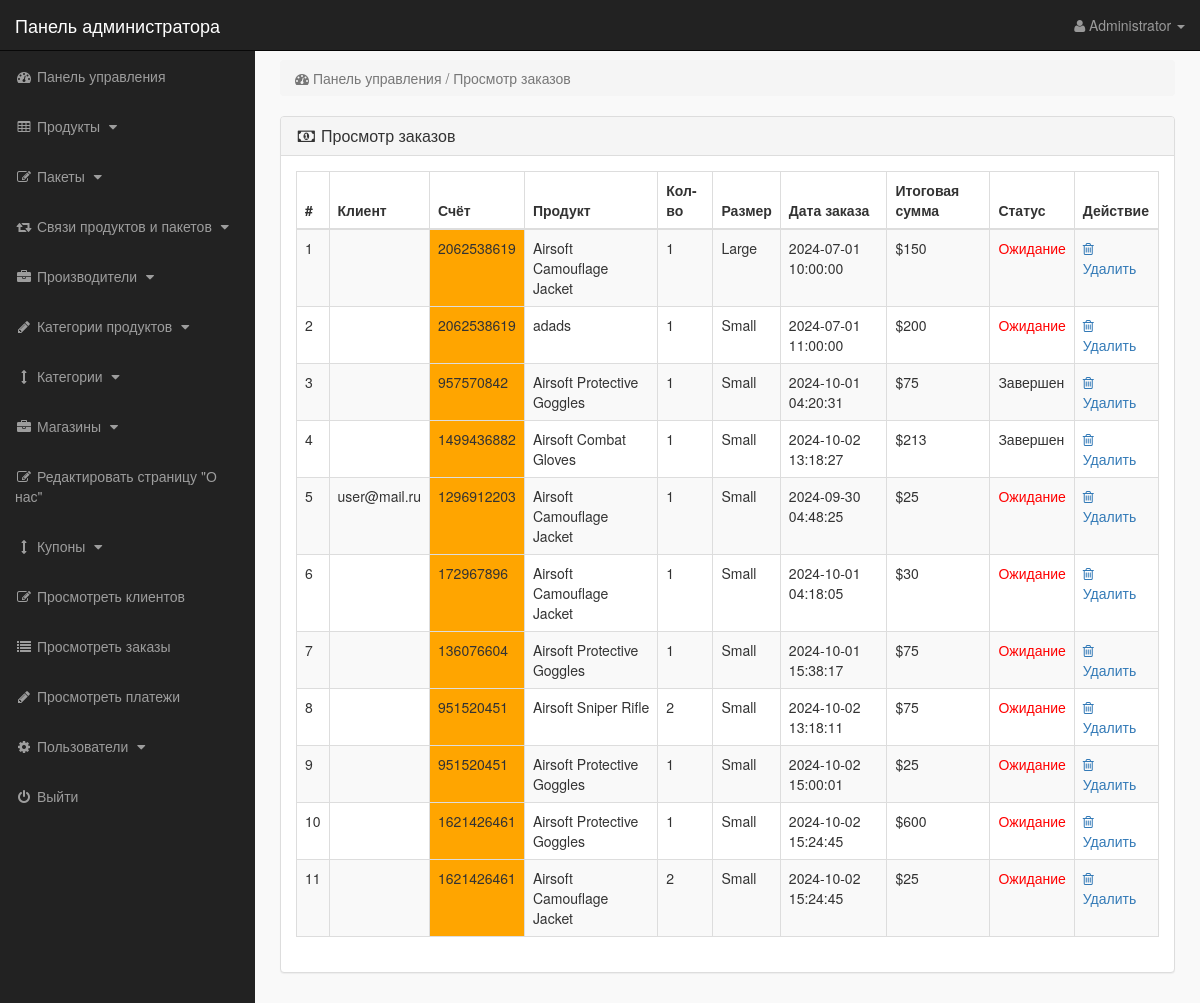
/admin_area/index.php?view_orders (signed in), run on the app's committed database.
### tables this page shows
CREATE TABLE `pending_orders` (
  `order_id` int(11) NOT NULL,
  `customer_id` int(11) NOT NULL,
  `invoice_no` varchar(255) NOT NULL,
  `product_id` int(11) NOT NULL,
  `qty` int(11) NOT NULL,
  `size` varchar(255) NOT NULL,
  `order_status` varchar(255) NOT NULL
);

CREATE TABLE `products` (
  `product_id` int(10) NOT NULL,
  `p_cat_id` int(10) NOT NULL,
  `cat_id` int(10) NOT NULL,
  `manufacturer_id` int(10) NOT NULL,
  `date` timestamp NOT NULL DEFAULT current_timestamp() ON UPDATE current_timestamp(),
  `product_title` mediumtext NOT NULL,
  `product_url` mediumtext NOT NULL,
  `product_img1` mediumtext NOT NULL,
  `product_img2` mediumtext NOT NULL,
  `product_img3` mediumtext NOT NULL,
  `product_price` int(10) NOT NULL,
  `product_psp_price` int(100) NOT NULL,
  `product_desc` mediumtext NOT NULL,
  `product_features` mediumtext NOT NULL,
  `product_video` mediumtext NOT NULL,
  `product_keywords` mediumtext NOT NULL,
  `product_label` mediumtext NOT NULL,
  `status` varchar(255) NOT NULL
);

CREATE TABLE `customer_orders` (
  `order_id` int(10) NOT NULL,
  `customer_id` int(10) NOT NULL,
  `due_amount` int(100) NOT NULL,
  `invoice_no` int(100) NOT NULL,
  `qty` int(10) NOT NULL,
  `size` text NOT NULL,
  `order_date` timestamp NOT NULL DEFAULT current_timestamp() ON UPDATE current_timestamp(),
  `order_status` text NOT NULL
);

CREATE TABLE `customers` (
  `customer_id` int(10) NOT NULL,
  `customer_name` varchar(255) NOT NULL,
  `customer_email` varchar(255) NOT NULL,
  `customer_pass` varchar(255) NOT NULL,
  `customer_country` text NOT NULL,
  `customer_city` text NOT NULL,
  `customer_contact` varchar(255) NOT NULL,
  `customer_address` text NOT NULL,
  `customer_image` text NOT NULL,
  `customer_ip` varchar(255) NOT NULL,
  `customer_confirm_code` text NOT NULL
);

### admin_area/view_orders.php (the view)
<?php
if (!isset($_SESSION['admin_email'])) {
    echo "<script>window.open('login.php','_self')</script>";
} else {
?>
<div class="row">
    <div class="col-lg-12">
        <ol class="breadcrumb">
            <li class="active">
                <i class="fa fa-dashboard"></i> Панель управления / Просмотр заказов
            </li>
        </ol>
    </div>
</div>
<div class="row">
    <div class="col-lg-12">
        <div class="panel panel-default">
            <div class="panel-heading">
                <h3 class="panel-title">
                    <i class="fa fa-money fa-fw"></i> Просмотр заказов
                </h3>
            </div>
            <div class="panel-body">
                <div class="table-responsive">
                    <table class="table table-bordered table-hover table-striped">
                        <thead>
                        <tr>
                            <th>#</th>
                            <th>Клиент</th>
                            <th>Счёт</th>
                            <th>Продукт</th>
                            <th>Кол-во</th>
                            <th>Размер</th>
                            <th>Дата заказа</th>
                            <th>Итоговая сумма</th>
                            <th>Статус</th>
                            <th>Действие</th>
                        </tr>
                        </thead>
                        <tbody>
                        <?php
                        $i = 0;
                        $get_orders = "SELECT * FROM pending_orders";
                        $run_orders = mysqli_query($con, $get_orders);
                        while ($row_orders = mysqli_fetch_array($run_orders)) {
                            $order_id = $row_orders['order_id'];
                            $c_id = $row_orders['customer_id'];
                            $invoice_no = $row_orders['invoice_no'];
                            $product_id = $row_orders['product_id'];
                            $qty = $row_orders['qty'];
                            $size = $row_orders['size'];
                            $order_status = $row_orders['order_status'];
                            $get_products = "SELECT * FROM products WHERE product_id='$product_id'";
                            $run_products = mysqli_query($con, $get_products);
                            $row_products = mysqli_fetch_array($run_products);
                            $product_title = $row_products['product_title'];
                            $i++;
                        ?>
                            <tr>
                                <td><?php echo $i; ?></td>
                                <td>
                                    <?php
                                    $get_customer = "SELECT * FROM customers WHERE customer_id='$c_id'";
                                    $run_customer = mysqli_query($con, $get_customer);
                                    $row_customer = mysqli_fetch_array($run_customer);
                                    $customer_email = $row_customer['customer_email'];
                                    echo $customer_email;
                                    ?>
                                </td>
                                <td bgcolor="orange"><?php echo $invoice_no; ?></td>
                                <td><?php echo $product_title; ?></td>
                                <td><?php echo $qty; ?></td>
                                <td><?php echo $size; ?></td>
                                <td>
                                    <?php
                                    $get_customer_order = "SELECT * FROM customer_orders WHERE order_id='$order_id'";
                                    $run_customer_order = mysqli_query($con, $get_customer_order);
                                    $row_customer_order = mysqli_fetch_array($run_customer_order);
                                    $order_date = $row_customer_order['order_date'];
                                    $due_amount = $row_customer_order['due_amount'];
                                    echo $order_date;
                                    ?>
                                </td>
                                <td>$<?php echo $due_amount; ?></td>
                                <td>
                                    <?php
                                    if ($order_status == 'pending') {
                                        echo '<div style="color:red;">Ожидание</div>';
                                    } else {
                                        echo 'Завершен';
                                    }
                                    ?>
                                </td>
                                <td>
                                    <a href="index.php?order_delete=<?php echo $order_id; ?>">
                                        <i class="fa fa-trash-o"></i> Удалить
                                    </a>
                                </td>
                            </tr>
                        <?php } ?>
                        </tbody>
                    </table>
                </div>
            </div>
        </div>
    </div>
</div>
<?php } ?>

### admin_area/includes/sidebar.php (shortened to what this page needs)
<?php
if (!isset($_SESSION['admin_email'])) {
    echo "<script>window.open('login.php','_self')</script>";
} else {
    ?>
    <nav class="navbar navbar-inverse navbar-fixed-top">
        <div class="navbar-header">
            <a class="navbar-brand" href="index.php?dashboard">Панель администратора</a>
        </div>
        <ul class="nav navbar-right top-nav">
            <li class="dropdown">
                <a href="#" class="dropdown-toggle" data-toggle="dropdown">
                    <i class="fa fa-user"></i>
                    <?php echo $admin_name; ?> <b class="caret"></b>
                </a>
            </li>
        </ul>
        <div class="collapse navbar-collapse navbar-ex1-collapse">
            <ul class="nav navbar-nav side-nav">
                <li>
                    <a href="index.php?dashboard">
                        <i class="fa fa-fw fa-dashboard"></i> Панель управления
                    </a>
                </li>
                <li>
                    <a href="#" data-toggle="collapse" data-target="#products">
                        <i class="fa fa-fw fa-table"></i> Продукты
                        <i class="fa fa-fw fa-caret-down"></i>
                    </a>
                </li>
                <li>
                    <a href="#" data-toggle="collapse" data-target="#bundles">
                        <i class="fa fa-fw fa-edit"></i> Пакеты
                        <i class="fa fa-fw fa-caret-down"></i>
                    </a>
                </li>
                <li>
                    <a href="#" data-toggle="collapse" data-target="#relations">
                        <i class="fa fa-fw fa-retweet"></i> Связи продуктов и пакетов
                        <i class="fa fa-fw fa-caret-down"></i>
                    </a>
                </li>
                <li>
                    <a href="#" data-toggle="collapse" data-target="#manufacturers">
                        <i class="fa fa-fw fa-briefcase"></i> Производители
                        <i class="fa fa-fw fa-caret-down"></i>
                    </a>
                </li>
                <li>
                    <a href="#" data-toggle="collapse" data-target="#p_cat">
                        <i class="fa fa-fw fa-pencil"></i> Категории продуктов
                        <i class="fa fa-fw fa-caret-down"></i>
                    </a>
                </li>
                <li>
                    <a href="#" data-toggle="collapse" data-target="#cat">
                        <i class="fa fa-fw fa-arrows-v"></i> Категории
                        <i class="fa fa-fw fa-caret-down"></i>
                    </a>
                </li>
                <li>
                    <a href="#" data-toggle="collapse" data-target="#store">
                        <i class="fa fa-fw fa-briefcase"></i> Магазины
                        <i class="fa fa-fw fa-caret-down"></i>
                    </a>
                </li>
                <li>
                    <a href="index.php?edit_about_us">
                        <i class="fa fa-fw fa-edit"></i> Редактировать страницу "О нас"
                    </a>
                </li>
                <li>
                    <a href="#" data-toggle="collapse" data-target="#coupons">
                        <i class="fa fa-fw fa-arrows-v"></i> Купоны
                        <i class="fa fa-fw fa-caret-down"></i>
                    </a>
                </li>
                <li>
                    <a href="index.php?view_customers">
                        <i class="fa fa-fw fa-edit"></i> Просмотреть клиентов
                    </a>
                </li>
                <li>
                    <a href="index.php?view_orders">
                        <i class="fa fa-fw fa-list"></i> Просмотреть заказы
                    </a>
                </li>
                <li>
                    <a href="index.php?view_payments">
                        <i class="fa fa-fw fa-pencil"></i> Просмотреть платежи
                    </a>
                </li>
                <li>
                    <a href="#" data-toggle="collapse" data-target="#users">
                        <i class="fa fa-fw fa-gear"></i> Пользователи
                        <i class="fa fa-fw fa-caret-down"></i>
                    </a>
                </li>
                <li>
                    <a href="logout.php">
                        <i class="fa fa-fw fa-power-off"></i> Выйти
                    </a>
                </li>
            </ul>
        </div>
    </nav>
<?php } ?>

### admin_area/css/style.css (style rules this page uses)
body { margin-top:100px; }
@media (min-width: 768px) { body { margin-top:50px; } }
.top-nav { padding:0 15px; }
.top-nav>li { display:inline-block; float:left; }
.top-nav>li>a { padding-top:15px; padding-bottom:15px; line-height:20px; color:#999; }
@media (min-width: 768px) { .side-nav { position:fixed; top:51px; width:255px; border-radius:0; overflow-y:auto; background-color: #222; bottom:0; overflow-x:hidden; padding-bottom:40px; } }
@media (min-width: 768px) { .side-nav>li>a { width:255px; } }
.panel-body { border-radius:5px; }

### data on the page
pending_orders: invoice_no "2062538619", product.product_title "Airsoft Camouflage Jacket", qty "1", size "Large", customer_orders.order_date "2024-07-01 10:00:00", customer_orders.due_amount "150", order_status "Ожидание"
pending_orders: invoice_no "2062538619", product.product_title "adads", qty "1", size "Small", customer_orders.order_date "2024-07-01 11:00:00", customer_orders.due_amount "200", order_status "Ожидание"
pending_orders: invoice_no "957570842", product.product_title "Airsoft Protective Goggles", qty "1", size "Small", customer_orders.order_date "2024-10-01 04:20:31", customer_orders.due_amount "75", order_status "Завершен"
pending_orders: invoice_no "1499436882", product.product_title "Airsoft Combat Gloves", qty "1", size "Small", customer_orders.order_date "2024-10-02 13:18:27", customer_orders.due_amount "213", order_status "Завершен"
pending_orders: customer.customer_email "user@mail.ru", invoice_no "1296912203", product.product_title "Airsoft Camouflage Jacket", qty "1", size "Small", customer_orders.order_date "2024-09-30 04:48:25", customer_orders.due_amount "25", order_status "Ожидание"
pending_orders: invoice_no "172967896", product.product_title "Airsoft Camouflage Jacket", qty "1", size "Small", customer_orders.order_date "2024-10-01 04:18:05", customer_orders.due_amount "30", order_status "Ожидание"
pending_orders: invoice_no "136076604", product.product_title "Airsoft Protective Goggles", qty "1", size "Small", customer_orders.order_date "2024-10-01 15:38:17", customer_orders.due_amount "75", order_status "Ожидание"
pending_orders: invoice_no "951520451", product.product_title "Airsoft Sniper Rifle", qty "2", size "Small", customer_orders.order_date "2024-10-02 13:18:11", customer_orders.due_amount "75", order_status "Ожидание"
pending_orders: invoice_no "951520451", product.product_title "Airsoft Protective Goggles", qty "1", size "Small", customer_orders.order_date "2024-10-02 15:00:01", customer_orders.due_amount "25", order_status "Ожидание"
pending_orders: invoice_no "1621426461", product.product_title "Airsoft Protective Goggles", qty "1", size "Small", customer_orders.order_date "2024-10-02 15:24:45", customer_orders.due_amount "600", order_status "Ожидание"
pending_orders: invoice_no "1621426461", product.product_title "Airsoft Camouflage Jacket", qty "2", size "Small", customer_orders.order_date "2024-10-02 15:24:45", customer_orders.due_amount "25", order_status "Ожидание"

### other printed values
$admin_name "Administrator"
